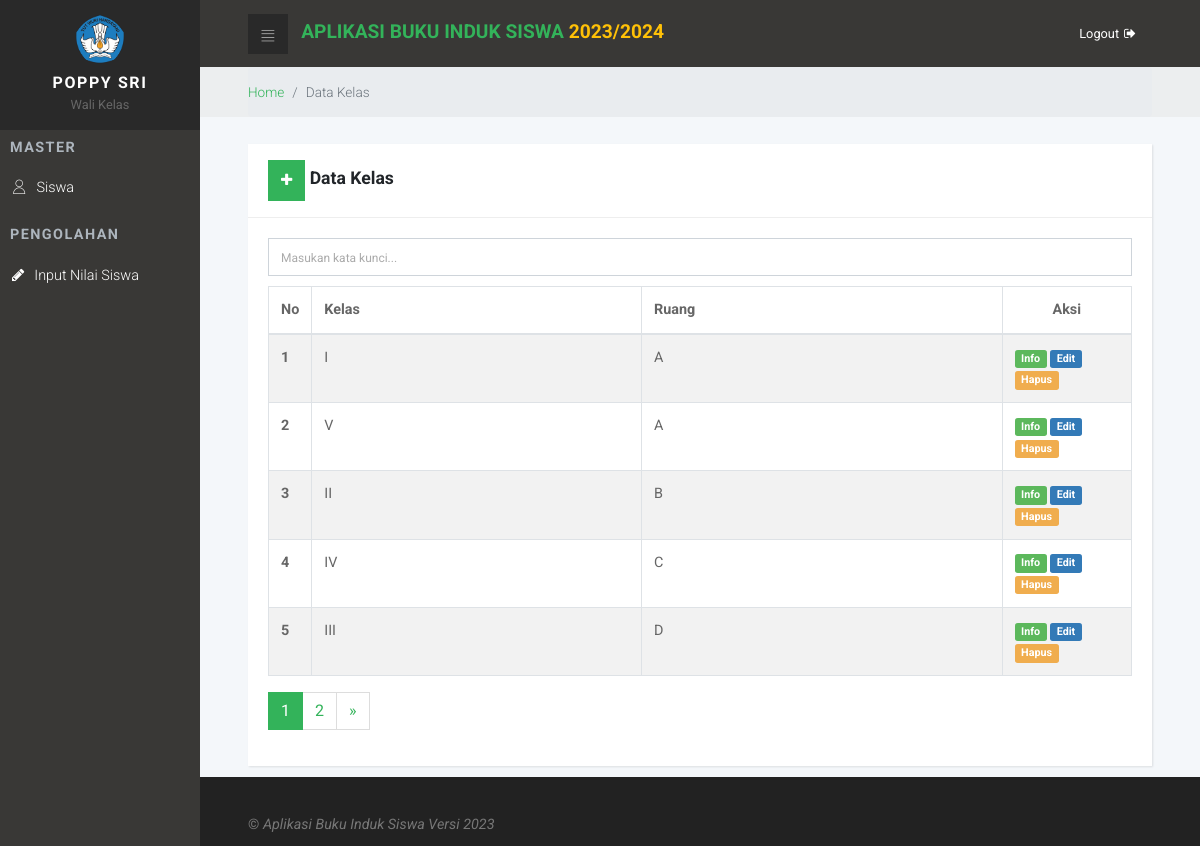
Screenshot of /index.php?hal=data_kelas&berhasil=ok (signed in) with the database file from the repository.
### tables this page shows
CREATE TABLE IF NOT EXISTS `tbkelas` (
  `id_kelas` int(5) NOT NULL AUTO_INCREMENT,
  `kelas` varchar(25) NOT NULL,
  `ruang` varchar(5) NOT NULL,
  PRIMARY KEY (`id_kelas`)
);

### data_kelas.php (the view, shortened to what this page needs)
<div class="card">
    <div class="card-header">
        <h4><small><a href="index.php?hal=tambah_data_kelas" class="btn btn-primary"><i
                        class="fa fa-plus"></i></a></small> <?=getAddress();?></h4>
    </div>
    <div class="card-body">
        <div class="table-responsive">
            <form method="get" action="">
                <div class="form-group">
                    <input type="text" name="cari" placeholder="Masukan kata kunci..." class="form-control">
                </div>
            </form>
            <table class="table table-striped table-hover table-bordered">
                <thead>
                    <tr>
                        <th width="5%">No</th>
                        <th>Kelas</th>
                        <th>Ruang</th>
                        <th width="15%">
                            <center>Aksi</center>
                        </th>
                    </tr>
                </thead>
                <tbody>
                    <?php
  if (isset($_GET['nohal'])){
	  $nohal = $_GET['nohal'];
  } else {
	  $nohal = 1;
  }
  $ph = 5;
  $start = ($nohal - 1) * $ph;
  $no = $start+1;
  if(isset($_GET["cari"])){
	$cari = $_GET["cari"];
	$st = "select * from tbkelas WHERE kelas LIKE '%$cari%' order by ruang Asc limit $start,$ph";
  }else{
	$st = "select * from tbkelas order by ruang Asc limit $start,$ph";
  }
  $la = mysqli_query($connect,$st);
  while ($da = $la->fetch_array(MYSQLI_ASSOC)){
  ?>
                    <tr>
                        <th scope="row"><?=$no;?></th>
                        <td><?=$da['kelas'];?></td>
                        <td><?=$da['ruang'];?></td>
                        <td>
                            <a href="index.php?hal=info_kelas&idk=<?php echo $da ['id_kelas'];?>"
                                class="label label-success">Info</a>
                            <a href="index.php?hal=edit_kelas&edit=<?php echo $da ['id_kelas'];?>"
                                class="label label-primary">Edit</a>
                            <a href="hapus.php?data=kelas&id=<?=$da['id_kelas'];?>" class="label label-warning"
                                onclick="return confirm('Yakin Hapus ini?')">Hapus</a>
                    </tr>
                    <?php
  $no++;
  }
  ?>
                </tbody>
            </table>
        </div>
        <?php
 include "pagination.php";
 ?>
    </div>
</div>

### css/style.default.css (style rules this page uses)
a { display: inline-block; text-decoration: none; color: #fff; }
body { overflow-x: hidden; }
i { display: inline-block; }
table { font-size: 0.9em; color: #666; }
.card { margin-bottom: 30px; -webkit-box-shadow: 1px 1px 2px rgba(0, 0, 0, 0.1); box-shadow: 1px 1px 2px rgba(0, 0, 0, 0.1); }
.card-header h1, .card-header h2, .card-header h3, .card-header h4, .card-header h5, .card-header h6 { margin-bottom: 0; }
input.form-control { border-radius: 0; }
.form-group { margin-bottom: 10px; }
.btn { font-weight: 400; border: 1px solid transparent; padding: 0.55rem 0.75rem; font-size: 0.9rem; line-height: 1.5; border-radius: 0; -webkit-transition: background-color 0.15s ease-in-out, border-color 0.15s ease-in-out, -webkit-box-shadow 0.15s ease-in-out; transition: background-color 0.15s ease-in-out, border-color 0.15s ease-in-out, -webkit-box-shadow 0.15s ease-in-out; transition: background-color 0.15s ease-in-out, border-color 0.15s ease-in-out, box-shadow 0.15s ease-in-out; transition: background-color 0.15s ease-in-out, border-color 0.15s ease-in-out, box-shadow 0.15s ease-in-out, -webkit-box-shadow 0.15s ease-in-out; }
.btn-primary { color: color-yiq(#33b35a); background-color: #33b35a; border-color: #33b35a; }
body { font-family: "Roboto", sans-serif; font-size: 1rem; font-weight: 400; line-height: 1.5; color: #212529; background-color: #fff; }
a { color: #33b35a; text-decoration: none; }
h1, h2, h3, h4, h5, h6, .h1, .h2, .h3, .h4, .h5, .h6 { margin-bottom: 0.5rem; font-family: inherit; font-weight: 700; line-height: 1.1; color: inherit; }
h4, .h4 { font-size: 1.1rem; }
small, .small { font-size: 80%; font-weight: 400; }
.card { background-color: #fff; border: 0 solid #eee; border-radius: 0; }
.card-body { padding: 1.25rem; }
.card-header { padding: 1rem 1.25rem; background-color: #fff; border-bottom: 1px solid #eee; }
.card-header:first-child { border-radius: 0 0 0 0; }

### rows the page displays
tbkelas: kelas "I", ruang "A"
tbkelas: kelas "V", ruang "A"
tbkelas: kelas "II", ruang "B"
tbkelas: kelas "IV", ruang "C"
tbkelas: kelas "III", ruang "D"

### other values shown
$nama "POPPY SRI"
$level "Wali Kelas"
getAddress() "Data Kelas"
